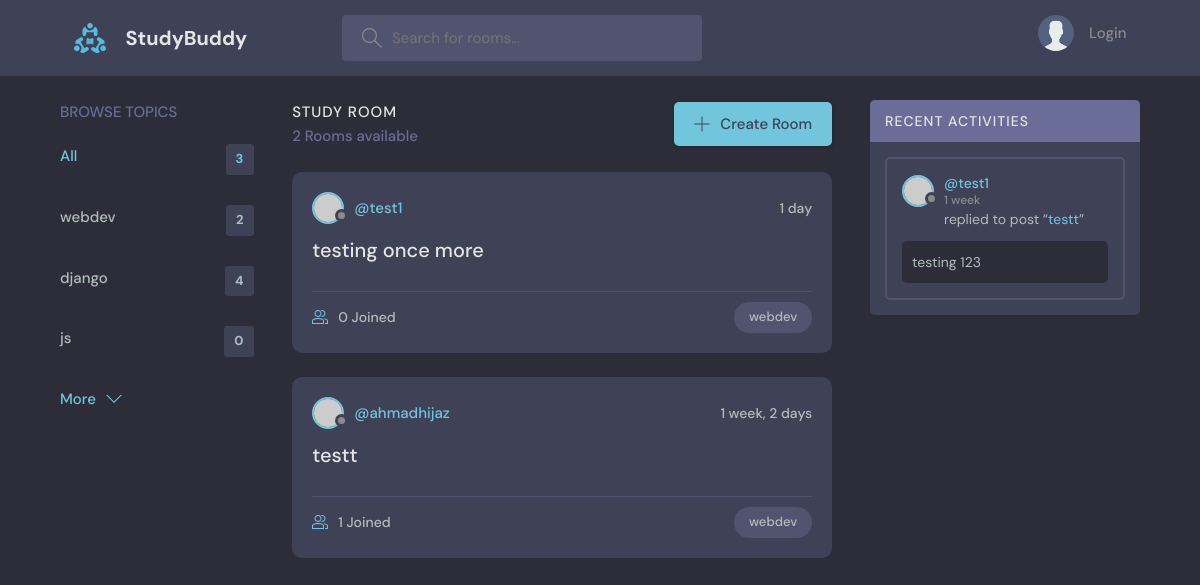
Page /?q=webdev on the committed database.
### base/models.py (models this page shows, shortened)
class Topic(models.Model):
     name = models.CharField(max_length=200)

class Room(models.Model):
     host = models.ForeignKey(User, on_delete=models.SET_NULL, null=True)
     topic = models.ForeignKey(Topic, on_delete=models.SET_NULL, null=True)
     name = models.CharField(max_length=200)
     description = models.TextField(null=True, blank=True)
     participants = models.ManyToManyField(User, related_name='participants', blank=True)
     updated = models.DateTimeField(auto_now=True)
     created = models.DateTimeField(auto_now_add=True)
     class Meta:
          ordering = ['-updated', '-created']
     def __str__(self):
          return self.name

class Message(models.Model):
     user = models.ForeignKey(User, on_delete=models.CASCADE)
     room = models.ForeignKey(Room, on_delete=models.CASCADE)
     body = models.TextField()
     updated = models.DateTimeField(auto_now=True)
     created = models.DateTimeField(auto_now_add=True)
     class Meta:
          ordering = ['-updated', '-created']

### base/views.py (the view)
# urls.py: path('', views.home, name="home"),
def home(request):
    q = request.GET.get('q') if request.GET.get('q') != None else ''
    rooms = Room.objects.filter(
        Q(topic__name__icontains=q) |
        Q(name__icontains=q) |
        Q(description__icontains=q)
        )
    topics = Topic.objects.all()
    room_count = rooms.count()
    room_messages = Message.objects.filter(Q(room__topic__name__icontains=q))
    context = {'rooms': rooms, 'topics': topics,
                'room_count': room_count, 'room_messages':room_messages}
    return render(request, 'base/home.html', context)

### base/templates/base/home.html (shortened to what this page needs)
{% extends 'main.html' %}
{% block content %}
    <main class="layout layout--3">
      <div class="container">
        {% include 'base/topics_component.html' %}
        <div class="roomList">
          <div class="roomList__header">
            <div>
              <h2>Study Room</h2>
              <p>{{room_count}} Rooms available</p>
            </div>
            <a class="btn btn--main" href="{% url 'create-room' %}">
              <svg version="1.1" xmlns="http://www.w3.org/2000/svg" width="32" height="32" viewBox="0 0 32 32">
                <title>add</title>
                <path
                  d="M16.943 0.943h-1.885v14.115h-14.115v1.885h14.115v14.115h1.885v-14.115h14.115v-1.885h-14.115v-14.115z"
                ></path>
              </svg>
              Create Room
            </a>
          </div>
          {% include 'base/feed_component.html' %}
        </div>
        {% include 'base/activity_component.html' %}
      </div>
    </main>
    {% endblock %}

### base/templates/base/topics_component.html
<div class="topics">
    <div class="topics__header">
      <h2>Browse Topics</h2>
    </div>
    <ul class="topics__list">
      <li>
        <a href="{% url 'home'%}" class="active">All <span>{{topics.count}}</span></a>
      </li>
      {% for topic in topics %}
      <li>
        <a href="{% url 'home' %}?q={{topic.name}}">{{topic.name}} <span>{{topic.room_set.all.count}}</span></a>
      </li>
      {% endfor %}
    </ul>
    <a class="btn btn--link" href="topics.html">
      More
      <svg version="1.1" xmlns="http://www.w3.org/2000/svg" width="32" height="32" viewBox="0 0 32 32">
        <title>chevron-down</title>
        <path d="M16 21l-13-13h-3l16 16 16-16h-3l-13 13z"></path>
      </svg>
    </a>
  </div>

### base/templates/base/feed_component.html (shortened to what this page needs)
{% for room in rooms %}
<div class="roomListRoom">
    <div class="roomListRoom__header">
      <a href="{% url 'user-profile' room.host %}" class="roomListRoom__author">
        <div class="avatar avatar--small">
          <img src="https://randomuser.me/api/portraits/women/11.jpg" />
        </div>
        <span>@{{room.host.username}}</span>
      </a>
      <div class="roomListRoom__actions">
        <span>{{room.created|timesince}}</span>
      </div>
    </div>
    <div class="roomListRoom__content">
      <a href="{% url 'room' room.id %}">{{room.name}}</a>
    </div>
    <div class="roomListRoom__meta">
      <a href="{% url 'room' room.id %}" class="roomListRoom__joined">
        {{room.participants.all.count}} Joined
      </a>
      <p class="roomListRoom__topic">{{room.topic.name}}</p>
    </div>
  </div>
  {% endfor %}

### base/templates/base/activity_component.html (shortened to what this page needs)
<div class="activities">
    <div class="activities__header">
      <h2>Recent Activities</h2>
    </div>
    {% for message in room_messages%}
    <div class="activities__box">
      <div class="activities__boxHeader roomListRoom__header">
        <a href="{% url 'user-profile' message.user.id %}" class="roomListRoom__author">
          <div class="avatar avatar--small">
            <img src="https://randomuser.me/api/portraits/women/11.jpg" />
          </div>
          <p>
            @{{message.user}}
            <span>{{message.created|timesince}}</span>
          </p>
        </a>
      </div>
      <div class="activities__boxContent">
        <p>replied to post “<a href="{% url 'room' message.room.id %}">{{message.room}}</a>”</p>
        <div class="activities__boxRoomContent">
          {{message.body}}
        </div>
      </div>
    </div>
    {% endfor %}
  </div>

### rows in the picture
Topic: name "webdev", room_set.all.count "2"
Topic: name "django", room_set.all.count "4"
Topic: name "js", room_set.all.count "0"
Room: host.username "test1", created "1 day", name "testing once more", participants.all.count "0", topic.name "webdev"
Room: host.username "ahmadhijaz", created "1 week, 2 days", name "testt", participants.all.count "1", topic.name "webdev"
Message: user "test1", created "1 week", room "testt", body "testing 123"

### other values in the picture
{{ topics.count }} "3"
{{ room_count }} "2"
